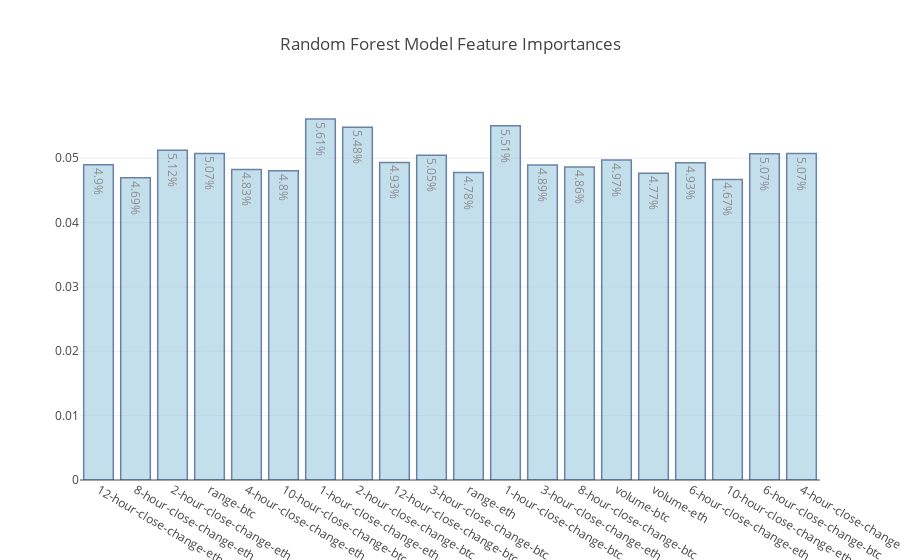

Write notebook code for a chart like this one.
### Code cell
x_vals = list(rft_feat_dict.keys())
y_vals = list(rft_feat_dict.values())
text_vals = ['{}%'.format(round(list(rft_feat_dict.values())[i]*100, 2)) for i in range(len(x_vals))]

trace0 = go.Bar(
    x=x_vals,
    y=y_vals,
    text=text_vals,
    hoverinfo = 'text',
    marker=dict(
        color='rgb(158,202,225)',
        line=dict(
            color='rgb(8,48,107)',
            width=1.5,
        )
    ),
    opacity=0.6
)

data_feature_info = [trace0]
layout_feature_info = go.Layout(
    title='Random Forest Model Feature Importances',
    
)

fig = go.Figure(data=data_feature_info, layout=layout_feature_info)
plotly.offline.iplot(fig, validate=False, filename='rft_feature_import_table')

### Figure 1 — Plotly figure (JSON) as saved in the notebook; plotly's stock layout.template omitted (floating-point values rounded to 4 significant figures)
{"data": [{"hoverinfo": "text", "marker": {"color": "rgb(158,202,225)", "line": {"color": "rgb(8,48,107)", "width": 1.5}}, "opacity": 0.6, "text": ["4.9%", "4.69%", "5.12%", "5.07%", "4.83%", "4.8%", "5.61%", "5.48%", "4.93%", "5.05%", "4.78%", "5.51%", "4.89%", "4.86%", "4.97%", "4.77%", "4.93%", "4.67%", "5.07%", "5.07%"], "type": "bar", "uid": "ae8e1d22-d36b-11e8-84ba-6030d45bf346", "x": ["12-hour-close-change-eth", "8-hour-close-change-eth", "2-hour-close-change-eth", "range-btc", "4-hour-close-change-eth", "10-hour-close-change-btc", "1-hour-close-change-eth", "2-hour-close-change-btc", "12-hour-close-change-btc", "3-hour-close-change-btc", "range-eth", "1-hour-close-change-btc", "3-hour-close-change-eth", "8-hour-close-change-btc", "volume-btc", "volume-eth", "6-hour-close-change-eth", "10-hour-close-change-eth", "6-hour-close-change-btc", "4-hour-close-change-btc"], "y": [0.04899, 0.04695, 0.05122, 0.05073, 0.04826, 0.04804, 0.05609, 0.05482, 0.04935, 0.05046, 0.04776, 0.05505, 0.04892, 0.04864, 0.04971, 0.04766, 0.04928, 0.04669, 0.0507, 0.05071]}], "layout": {"title": "Random Forest Model Feature Importances"}}
